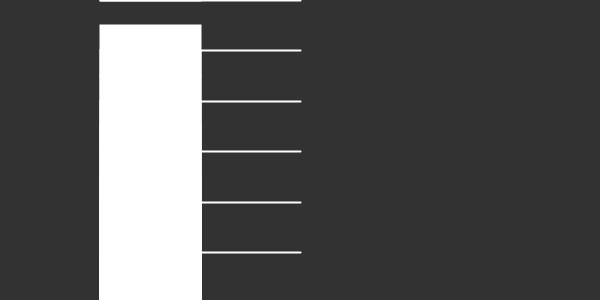
Frame 1 (no input)
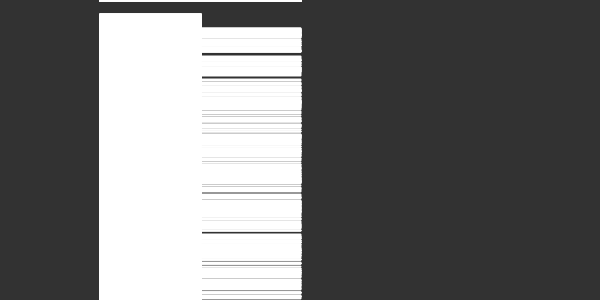
Frame 60 (the mouse pressed at the canvas centre just before this capture)
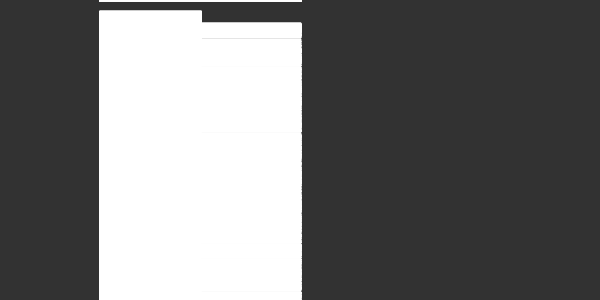
Frame 120 (the mouse held since frame 60 and released just before this capture)

The Processing sketch that drew these frames (run headless with seeded random() and noise(); from frame 60 on, the mouse is pressed at the canvas centre):

// Processing sketch: while_for_grid
// ── while_for_grid.pde
float x = 0;
float y =0;
float spacing = 50;
void setup(){
  //only once
  size(600,300);
background(0); 
  background(50);
}
void draw(){
  //conti
  //background(random(0,255),random(0,255),random(0,255));
  spacing=spacing+random(-2,2);
  stroke(255);
  strokeWeight(2);
  x=0;
  while(x<width){
    rect(100,x/2,100,x);
    x=x+spacing;
  }
  for(float y=0;y<height;y=y+spacing){  
    line(100,y,width/2,y);    
  }
}
void mousePressed(){
  //background(random(0,255),random(0,255),random(0,255));
}
